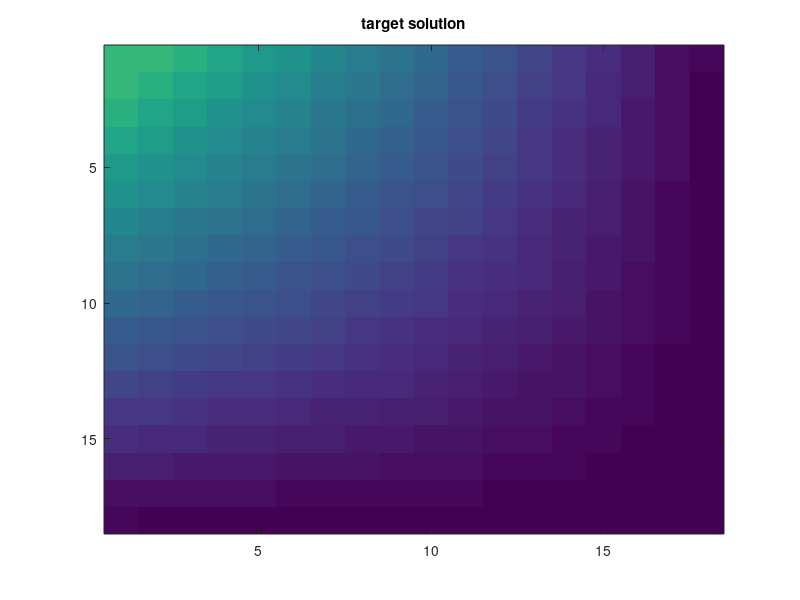
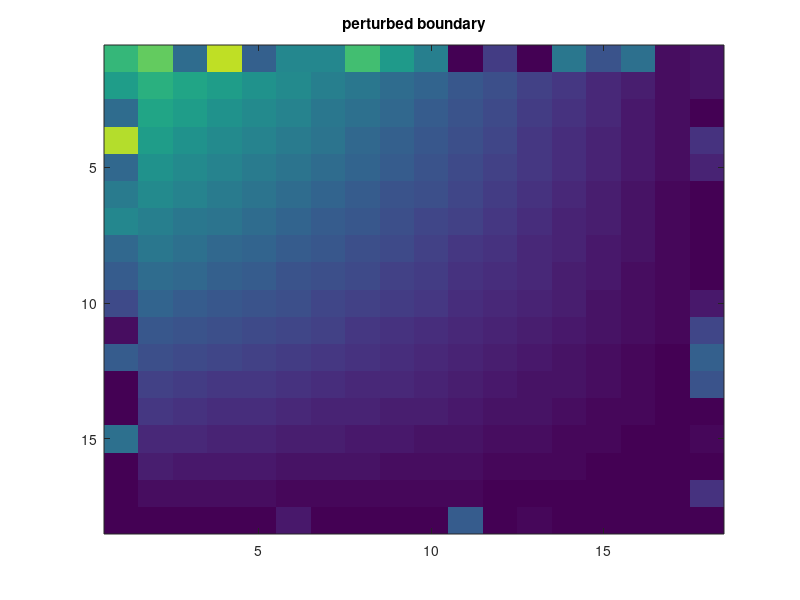

Source code (MATLAB) for these figures, in order: (Note: this script raises an error after producing the figures.)
%% sample code for solving inverse Dirichlet problem
function testDirichlet()
    caseJacobian()
end

%% test jacobian computation
function caseJacobian()
    close all
    M = 16; Extra.M = M;
    [x,Extra.uT,Extra.A,Extra.b0] = prepareTestCase(M);
    plotTemp(Extra.uT,x,M); title('target solution');
    xt = x + (rand(4*M,1)-0.5)*max(x);
    figure; plotTemp(Extra.uT,xt,M); title('perturbed boundary');
    
    functions = cell(3,1);
    functions{1} = @boundaryValue;
    functions{2} = @interiorValue;
    functions{3} = @residual;
    
    dependency = cell(3,2);
	dependency(1,:) = {1, []};
	dependency(2:end,1) = {0};
    dependency(2:end,2) = num2cell([1;2]);
    
    res = zeros(4,1);
    for k = 1:4
       [r,J] = jacobianst(functions,xt,dependency,Extra); 
       res(k) = norm(r);
       xt = xt - J\r;
    end

    u = interiorValue(boundaryValue(xt,[]),Extra);
    figure; plotTemp(u,xt,M); title('solution interior and boundary');
end

%% prepare test case that A*u=b, where b = boundaryValue(x)
function [x,u,A,b0] = prepareTestCase(M)
    x = [(M:-1:1)/M, (M:-1:1)/M, zeros(1,2*M)]';
    b = boundaryValue(x,[]);
    A = laplaceMatrix(M);
    u  = A\b;
    idr = [1:M, 1:M:(M^2), M:M:(M^2), (M^2-M+1):(M^2)]';
    b0 = sparse(idr,ones(4*M,1),zeros(4*M,1));
end

%% generate M-by-M Laplace matrix
function A = laplaceMatrix(M)
    d1 = -ones(M^2,1); d2 = d1; d2(M:M:end) = 0;
    d3 = 4*ones(M^2,1); d4 = [-1;d2(1:(end-1))];
    A = spdiags([d1, d2, d3, d4, d1],[-M,-1,0,1,M],M^2,M^2);
end

%% convert boundary values to the right hand side of A*u=b
function b = boundaryValue(x,Extra)
    if isfield(Extra,'M')
        M = Extra.M;
    else
        M = numel(x)/4;
    end
    if isfield(Extra,'b0')
        idr = [1:M, 1:M:(M^2), M:M:(M^2), (M^2-M+1):(M^2)]';
        b = cons(Extra.b0,x);
        b(idr) = b(idr) + x;
    else
        idr = [1:M, 1:M:(M^2), M:M:(M^2), (M^2-M+1):(M^2)]';
        b = sparse(idr,ones(4*M,1),x);
    end
end

%% solve A*u=b
function u = interiorValue(b,Extra)
    u = Extra.A\b;
end

%% compute residual w.r.t. the target solution
function d = residual(u,Extra)
    d = Extra.uT - u;
end

%% plot the solution and boundary values
function plotTemp(u,x,M)
    u = vec2mat(u,M);
    U = [x(1:M)'; u; x((3*M+1):(4*M))'];
    col1 = [(x(M+1)+x(1))/2;x((M+1):(2*M));(x(2*M)+x(3*M+1))/2];
    col2 = [(x(2*M+1)+x(M))/2;x((2*M+1):(3*M));(x(3*M)+x(4*M))/2];
    U = [col1,U,col2];
    imagesc(U); caxis([0 1.5]);
end